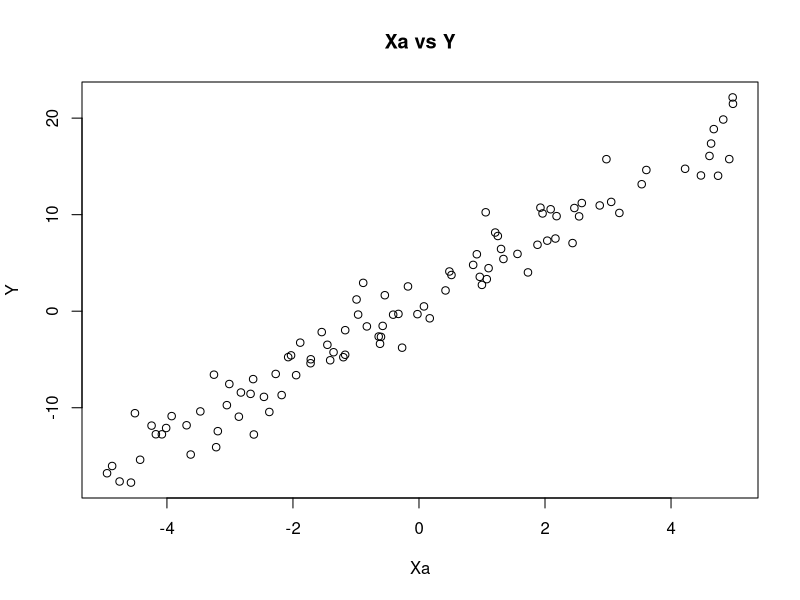
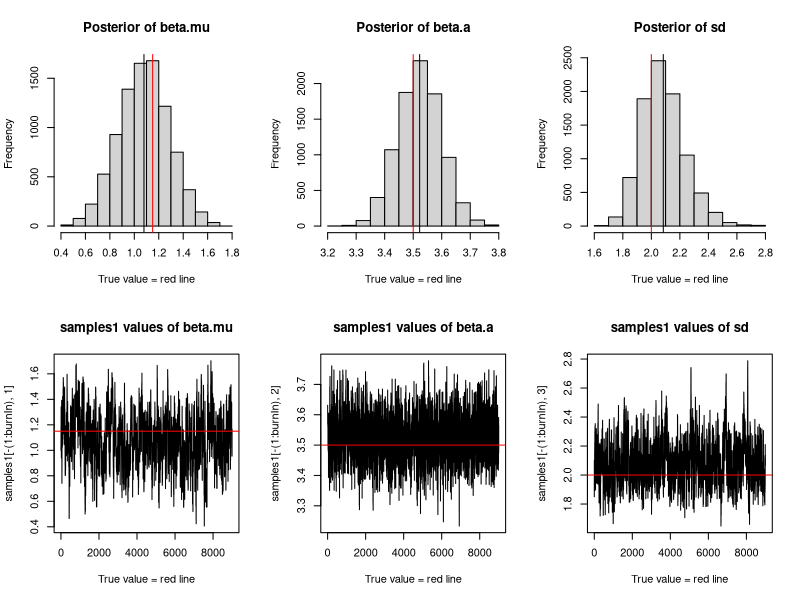

These figures' R source, in order:
## ---- chunk 1

set.seed(1987) #setting seed for reproducible results

# Generate linear regression sample
# creating Xa values (continuous)
Xa <- runif(100,min=-5,max = 5)

# True parameter values that we assume that we don't know before the analysis.
beta.mu <- 1.15
beta.a <- 3.5
sd <- 2

# Simulate Y based on the parameters
Y <- beta.mu + Xa * beta.a + rnorm(100,0,sd)

# A visual check of the data is always a good practice to inlcude
plot(Xa,Y, main="Xa vs Y")

parameters <- c(beta.mu,beta.a,sd)

## ---- chunk 2

# Prior distribution
log.prior <- function(parameters){
    beta.mu <- parameters[1]
    beta.a <- parameters[2]
    sd <- parameters[3]
    
    mu.prior <- dnorm(beta.mu,  log = TRUE)  # normal prior on beta.mu (mean 0, sd = 1)
    a.prior <- dnorm(beta.a,  log = TRUE)    # normal prior on beta.a (mean 0, sd = 1)
    sdprior <- dexp(sd, log = TRUE)          # exponentional prior on sd
    return(mu.prior+a.prior+sdprior)
}

log.likelihood <- function(parameters,Xa,Y){
    beta.mu <- parameters[1]
    beta.a <- parameters[2]
    sd <- parameters[3]
     
    y.hat <- beta.mu + Xa * beta.a
    likelihood <- dnorm(Y, mean = y.hat, sd = sd, log = TRUE)
    sum.likelihood <- sum(likelihood)
    return(sum.likelihood)   
}

## ---- chunk 3

log.posterior <- function(parameters, Xa,Y){
   posterior <- log.likelihood(parameters,Xa,Y) + log.prior(parameters)
   return (posterior)
}

## ---- chunk 4
proposal_func <- function(parameters){
    proposal.output <- rnorm(3,mean = parameters, sd = c(0.1,0.1,0.1)) # why do we need an abs for the sd?
    proposal.output[3] <- abs(proposal.output[3])
    return(proposal.output) 
}
## ---- chunk 5
MH_MCMC <- function(startvalue, iterations,Xa,Y){
    samples <- matrix(nrow = iterations+1, ncol = 3)
    samples[1,] <- startvalue
    for (i in 1:iterations){
      
        proposal <- proposal_func(samples[i,])
        
        probabilty <- exp(log.posterior(proposal,Xa,Y) - log.posterior(samples[i,],Xa,Y))
        unif <- runif(1)
        if (unif < probabilty){
            samples[i+1,] <- proposal     # update with a high probability
        }else{ 
            samples[i+1,] <- samples[i,]  # Do not update with a low probability
        }
    }
    return(samples)
}
 

initial.value <- c(0,0,0)   # set strarting values

samples1 <- MH_MCMC(initial.value, 10000,Xa,Y) # Run the MH algorithm with 10000 iterations
 
burnIn = 1000  # discard the first 1000 iterations 


# Plot the results
par(mfrow = c(2,3))
hist(samples1[-(1:burnIn),1], main="Posterior of beta.mu", xlab="True value = red line" )
abline(v = mean(samples1[-(1:burnIn),1]))
abline(v = beta.mu, col="red" )
hist(samples1[-(1:burnIn),2], main="Posterior of beta.a", xlab="True value = red line")
abline(v = mean(samples1[-(1:burnIn),2]))
abline(v = beta.a, col="red" )
hist(samples1[-(1:burnIn),3], main="Posterior of sd", xlab="True value = red line")
abline(v = mean(samples1[-(1:burnIn),3]) )
abline(v = sd, col="red" )
plot(samples1[-(1:burnIn),1], type = "l", xlab="True value = red line" , main = "samples1 values of beta.mu")
abline(h = beta.mu, col="red" )
plot(samples1[-(1:burnIn),2], type = "l", xlab="True value = red line" , main = "samples1 values of beta.a")
abline(h = beta.a, col="red" )
plot(samples1[-(1:burnIn),3], type = "l", xlab="True value = red line" , main = "samples1 values of sd")
abline(h = sd, col="red" )
 

